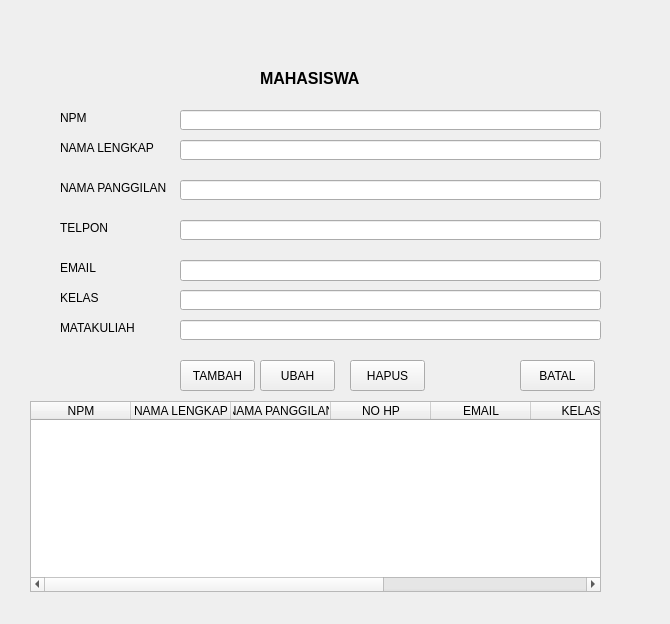
<?xml version="1.0" encoding="UTF-8"?>
<ui version="4.0">
 <class>Form</class>
 <widget class="QWidget" name="Form">
  <property name="geometry">
   <rect>
    <x>0</x>
    <y>0</y>
    <width>670</width>
    <height>624</height>
   </rect>
  </property>
  <property name="windowTitle">
   <string>Form</string>
  </property>
  <widget class="QLabel" name="mahasiswa">
   <property name="geometry">
    <rect>
     <x>260</x>
     <y>70</y>
     <width>111</width>
     <height>16</height>
    </rect>
   </property>
   <property name="font">
    <font>
     <pointsize>12</pointsize>
     <weight>75</weight>
     <bold>true</bold>
    </font>
   </property>
   <property name="text">
    <string>MAHASISWA</string>
   </property>
  </widget>
  <widget class="QLabel" name="label_2">
   <property name="geometry">
    <rect>
     <x>60</x>
     <y>110</y>
     <width>161</width>
     <height>16</height>
    </rect>
   </property>
   <property name="text">
    <string>NPM</string>
   </property>
  </widget>
  <widget class="QLabel" name="label_3">
   <property name="geometry">
    <rect>
     <x>60</x>
     <y>140</y>
     <width>161</width>
     <height>16</height>
    </rect>
   </property>
   <property name="text">
    <string>NAMA LENGKAP</string>
   </property>
  </widget>
  <widget class="QLabel" name="label_4">
   <property name="geometry">
    <rect>
     <x>60</x>
     <y>180</y>
     <width>161</width>
     <height>16</height>
    </rect>
   </property>
   <property name="text">
    <string>NAMA PANGGILAN</string>
   </property>
  </widget>
  <widget class="QLabel" name="label_5">
   <property name="geometry">
    <rect>
     <x>60</x>
     <y>220</y>
     <width>161</width>
     <height>16</height>
    </rect>
   </property>
   <property name="text">
    <string>TELPON</string>
   </property>
  </widget>
  <widget class="QLabel" name="label_6">
   <property name="geometry">
    <rect>
     <x>60</x>
     <y>260</y>
     <width>161</width>
     <height>16</height>
    </rect>
   </property>
   <property name="text">
    <string>EMAIL</string>
   </property>
  </widget>
  <widget class="QLineEdit" name="lineEdit">
   <property name="geometry">
    <rect>
     <x>180</x>
     <y>110</y>
     <width>421</width>
     <height>20</height>
    </rect>
   </property>
   <property name="text">
    <string/>
   </property>
  </widget>
  <widget class="QLineEdit" name="lineEdit_2">
   <property name="geometry">
    <rect>
     <x>180</x>
     <y>140</y>
     <width>421</width>
     <height>20</height>
    </rect>
   </property>
   <property name="text">
    <string/>
   </property>
  </widget>
  <widget class="QLineEdit" name="lineEdit_3">
   <property name="geometry">
    <rect>
     <x>180</x>
     <y>180</y>
     <width>421</width>
     <height>20</height>
    </rect>
   </property>
  </widget>
  <widget class="QLineEdit" name="lineEdit_4">
   <property name="geometry">
    <rect>
     <x>180</x>
     <y>220</y>
     <width>421</width>
     <height>20</height>
    </rect>
   </property>
  </widget>
  <widget class="QLineEdit" name="lineEdit_5">
   <property name="geometry">
    <rect>
     <x>180</x>
     <y>260</y>
     <width>421</width>
     <height>21</height>
    </rect>
   </property>
  </widget>
  <widget class="QLabel" name="label_7">
   <property name="geometry">
    <rect>
     <x>60</x>
     <y>290</y>
     <width>161</width>
     <height>16</height>
    </rect>
   </property>
   <property name="text">
    <string>KELAS</string>
   </property>
  </widget>
  <widget class="QLabel" name="label_8">
   <property name="geometry">
    <rect>
     <x>60</x>
     <y>320</y>
     <width>161</width>
     <height>16</height>
    </rect>
   </property>
   <property name="text">
    <string>MATAKULIAH</string>
   </property>
  </widget>
  <widget class="QLineEdit" name="lineEdit_6">
   <property name="geometry">
    <rect>
     <x>180</x>
     <y>290</y>
     <width>421</width>
     <height>20</height>
    </rect>
   </property>
  </widget>
  <widget class="QLineEdit" name="lineEdit_7">
   <property name="geometry">
    <rect>
     <x>180</x>
     <y>320</y>
     <width>421</width>
     <height>20</height>
    </rect>
   </property>
  </widget>
  <widget class="QPushButton" name="pushButton">
   <property name="geometry">
    <rect>
     <x>180</x>
     <y>360</y>
     <width>75</width>
     <height>31</height>
    </rect>
   </property>
   <property name="text">
    <string>TAMBAH</string>
   </property>
  </widget>
  <widget class="QPushButton" name="pushButton_2">
   <property name="geometry">
    <rect>
     <x>260</x>
     <y>360</y>
     <width>75</width>
     <height>31</height>
    </rect>
   </property>
   <property name="text">
    <string>UBAH</string>
   </property>
  </widget>
  <widget class="QPushButton" name="pushButton_3">
   <property name="geometry">
    <rect>
     <x>350</x>
     <y>360</y>
     <width>75</width>
     <height>31</height>
    </rect>
   </property>
   <property name="text">
    <string>HAPUS</string>
   </property>
  </widget>
  <widget class="QPushButton" name="pushButton_4">
   <property name="geometry">
    <rect>
     <x>520</x>
     <y>360</y>
     <width>75</width>
     <height>31</height>
    </rect>
   </property>
   <property name="text">
    <string>BATAL</string>
   </property>
  </widget>
  <widget class="QTableWidget" name="tableWidget">
   <property name="geometry">
    <rect>
     <x>30</x>
     <y>401</y>
     <width>571</width>
     <height>191</height>
    </rect>
   </property>
   <column>
    <property name="text">
     <string>NPM</string>
    </property>
   </column>
   <column>
    <property name="text">
     <string>NAMA LENGKAP</string>
    </property>
   </column>
   <column>
    <property name="text">
     <string>NAMA PANGGILAN</string>
    </property>
   </column>
   <column>
    <property name="text">
     <string>NO HP</string>
    </property>
   </column>
   <column>
    <property name="text">
     <string>EMAIL</string>
    </property>
   </column>
   <column>
    <property name="text">
     <string>KELAS</string>
    </property>
   </column>
   <column>
    <property name="text">
     <string>MATKUL</string>
    </property>
   </column>
   <column>
    <property name="text">
     <string>LOKASI KAMPUS</string>
    </property>
   </column>
  </widget>
 </widget>
 <resources/>
 <connections/>
</ui>
